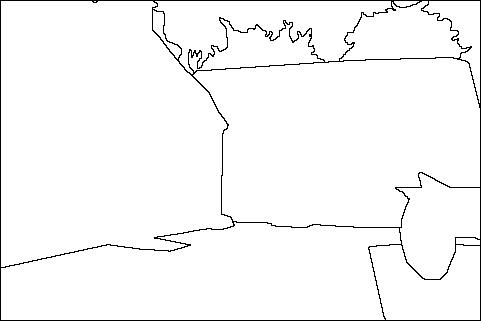
#> input picture Evaluator for Segmentation/Segmentation Evaluation/Optimal_Segmentation_Files/GT_1.jpg, 481 x 321 px; its folder holds 4 pictures in this run
$ python run.py
#> lines starting #> are read from the running program, lines starting #| are printed output that depends on the picture
### Evaluator for Segmentation/Segmentation Evaluation/fileReader.py
# you need to download PIL:
	#for python 3: python3 -m pip install Pillow
	#for python 2: sudo pip install Pillow
#file reader: reads file name and returns 2d array
from PIL import Image
import numpy as np

def readImage(filename):
#> called with filename = 'Optimal_Segmentation_Files/GT_1.jpg'
	im = Image.open(filename)
#> im is the input picture: PIL image 481x321 L; min 0, max 255, mean 247.6
	pix = im.load()
	width, height = im.size
#> width = 481; height = 321
	data = fixData(list(im.getdata()))
#> data = 154401 items
	#get pixel (x,y) by pixel_values[width*y+x]
	try:
		return np.array(data).reshape((width,height))
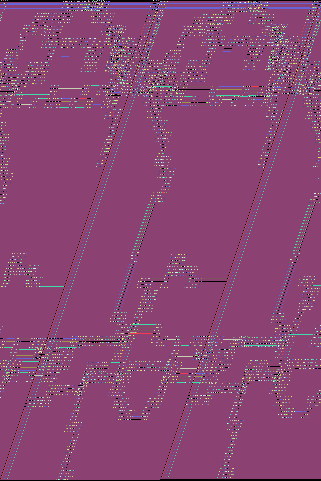
#> returned value: shape (481, 321) int64; 66 distinct labels, from 0 to 255; one colour per label, 0 black
	except:
		raise Exception("Mo")

def fixData(data):
	#if data contains tuples, then replace every tuple with the first number in the tuple
	check = type(data[0])
	if check == tuple:
		for i in range(len(data)):
			data[i] = data[i][0]
	return data

# [19 lines left out: function readTextFile, not called in this run]


### Evaluator for Segmentation/Segmentation Evaluation/run.py
import os
from fileReader import readImage
from fileReader import readTextFile

optimalFolder = "Optimal_Segmentation_Files" # you may have to specify the complete path
studentFolder = "Student_Segmentation_Files" # you may have to specify the complete path
colorValueSlackRange = 40
blackValueThreshold = 100 # colors below 100 is black
pixelRangeCheck = 4
checkEightSurroundingPixels = True

def readFilesFromFolder(directory):
	allFiles = []
	allFilenames = []
	for filename in os.listdir(directory):
		if filename.endswith(".jpg") or filename.endswith(".png"):
			allFilenames.append(filename)
			filename = os.path.join(directory, filename)
			allFiles.append(readImage(filename))
		elif filename.endswith(".txt"):
			allFilenames.append(filename)
			filename = os.path.join(directory, filename)
			allFiles.append(readTextFile(filename))
#> pass 2 of the loop in readFilesFromFolder, `for filename in os.listdir(directory):`:
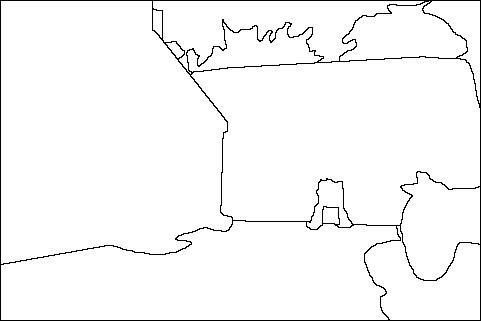
#> input picture Evaluator for Segmentation/Segmentation Evaluation/Optimal_Segmentation_Files/GT_2.jpg, 481 x 321 px
#> in readImage, im is the input picture: PIL image 481x321 L; min 0, max 255, mean 247.5
#> in readImage (call 2), `return np.array(data).reshape((width,height))`:
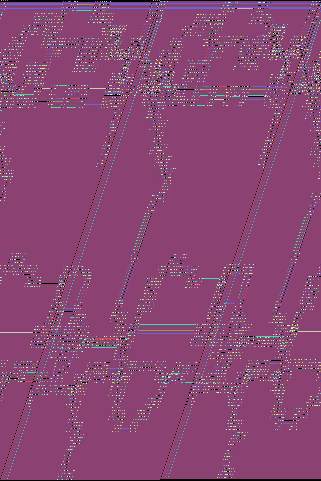
#> returned value: shape (481, 321) int64; 68 distinct labels, from 0 to 255; one colour per label, 0 black
#> pass 3 of the loop in readFilesFromFolder, `for filename in os.listdir(directory):`:
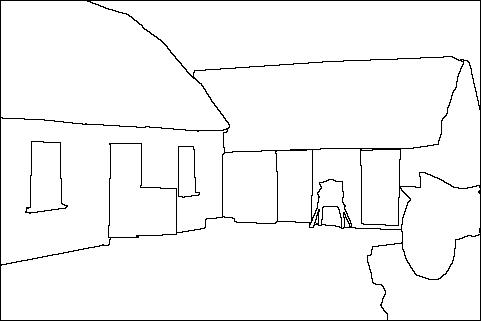
#> input picture Evaluator for Segmentation/Segmentation Evaluation/Optimal_Segmentation_Files/GT_3.jpg, 481 x 321 px
#> in readImage, im is the input picture: PIL image 481x321 L; min 0, max 255, mean 246
#> in readImage (call 3), `return np.array(data).reshape((width,height))`:
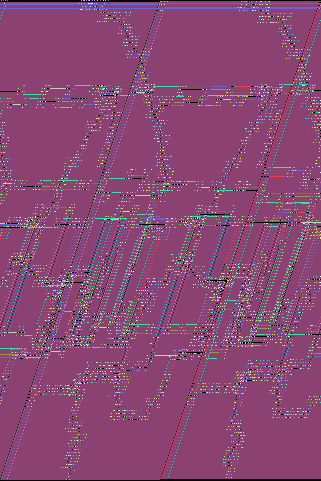
#> returned value: shape (481, 321) int64; 68 distinct labels, from 0 to 255; one colour per label, 0 black
#> the loop made 4 passes; the first 3 are shown
	return allFiles, allFilenames


def comparePics(studentPic, optimalSegmentPic):
	# for each pixel in studentPic, compare to corresponding pixel in optimalSegmentPic
	global colorValueSlackRange
	global checkEightSurroundingPixels
	global pixelRangeCheck
	width, height= studentPic.shape
	counter = 0 #counts the number of similar pics
	numberOfBlackPixels = 0
	for w in range(width):
		for h in range(height):
			#if any pixel nearby or at the same position is within the range, it counts as correct
			color1 = studentPic[w][h]
			color2 = optimalSegmentPic[w][h]
			if color1 < blackValueThreshold:
				#black color
				numberOfBlackPixels +=1
				if(int(color1) == int(color2)):
					counter +=1
					continue
				elif checkEightSurroundingPixels:
					#check surroundings
					correctFound = False
					for w2 in range(w-pixelRangeCheck, w + pixelRangeCheck):
						if(correctFound):
							break
						for h2 in range(h - pixelRangeCheck, h + pixelRangeCheck):
							if(w2 >=0 and h2 >= 0 and w2 < width and h2 < height):

								color2 = optimalSegmentPic[w2][h2]
								if( color1 - colorValueSlackRange< color2  and color2 < colorValueSlackRange + color1):
									correctFound = True
									counter +=1
									break

	return counter/max(numberOfBlackPixels,1)


def main():
	optimalFiles, oFilenames = readFilesFromFolder(optimalFolder)
	studentFiles, sFilenames = readFilesFromFolder(studentFolder)
	totalScore = 0
	counter = 0
	for student in studentFiles:
		highestScore = 0
		for opt in optimalFiles:
			result1 = comparePics(opt,student)
			result2 = comparePics(student,opt)
			result = min(result1,result2)
			highestScore = max(highestScore,result)
		totalScore += highestScore
		a = highestScore*100
		print("Score: %.2f" % a + "%" + "        " + sFilenames[counter])
		print("")
		counter += 1
	a = totalScore/len(studentFiles)*100
	print("Total Average Score: %.2f" % a + "%")

#> (the run stopped early here; a loop or call above may not have finished)
